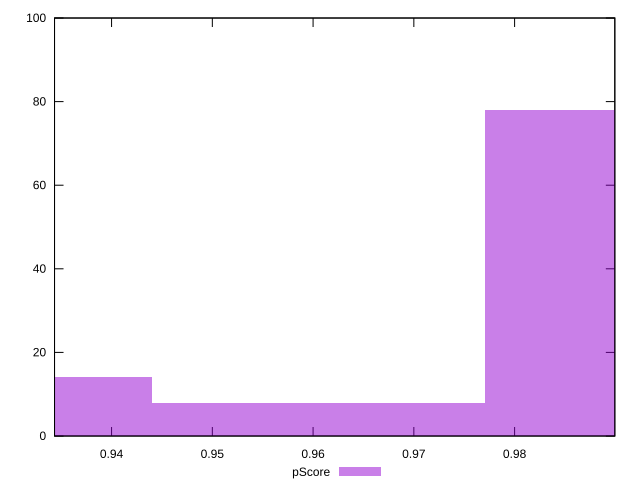

Reproduce this figure in gnuplot.
reset

$pScore <<EOF
0.9936667145293644 78
0.9274222668940734 14
0.9605444907117189 8
EOF

set key outside below
set boxwidth 0.03312222381764548
set xrange [0.9343390964023497:0.9899467495008307]
set yrange [0:100]
set trange [0:100]
set style fill transparent solid 0.5 noborder
set terminal svg size 640, 490 enhanced background rgb 'white'
set output "reprap/first-contentful-paint/samples/pages+cached+noexternal+nofonts+nosvg+noimg/pScore/histogram.svg"

plot $pScore title "pScore" with boxes

reset
